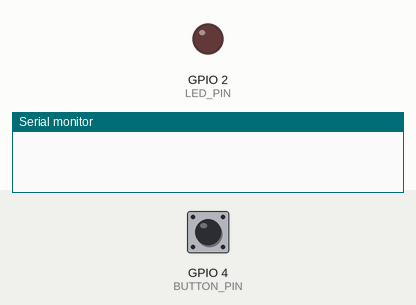
Recording of a sketch running on a simulated ESP32. On the bench: output pins drawn as LEDs (lit = HIGH), the last lines printed to the serial monitor. The test bench sets the inputs (shaded band); at power-on: GPIO 4 (BUTTON_PIN) HIGH.

Above: at 1.2 s.
1.3 s: GPIO 4 (BUTTON_PIN) pulled LOW for 0.15 s
At 2.2 s:
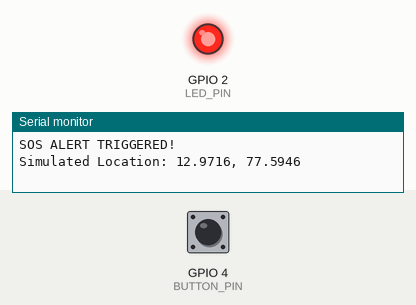
Timing chart, 0 to 4.3 s (numbered marks = the images above; inputs shaded):
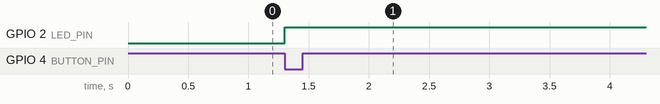

The sketch:

sketch.ino
```cpp
#define BUTTON_PIN 4
#define LED_PIN 2

bool alertSent = false;

void setup() {
  Serial.begin(115200);
  pinMode(BUTTON_PIN, INPUT_PULLUP);
  pinMode(LED_PIN, OUTPUT);
  digitalWrite(LED_PIN, LOW);
}

void loop() {
  if (digitalRead(BUTTON_PIN) == LOW && !alertSent) {
    Serial.println("SOS ALERT TRIGGERED!");
    Serial.println("Simulated Location: 12.9716, 77.5946");
    digitalWrite(LED_PIN, HIGH); // simulate vibration or buzzer
    alertSent = true;
    delay(3000);
    }
}
```

Measured:
- after the input at 1.3 s, GPIO 2 (LED_PIN): LOW → HIGH at once
